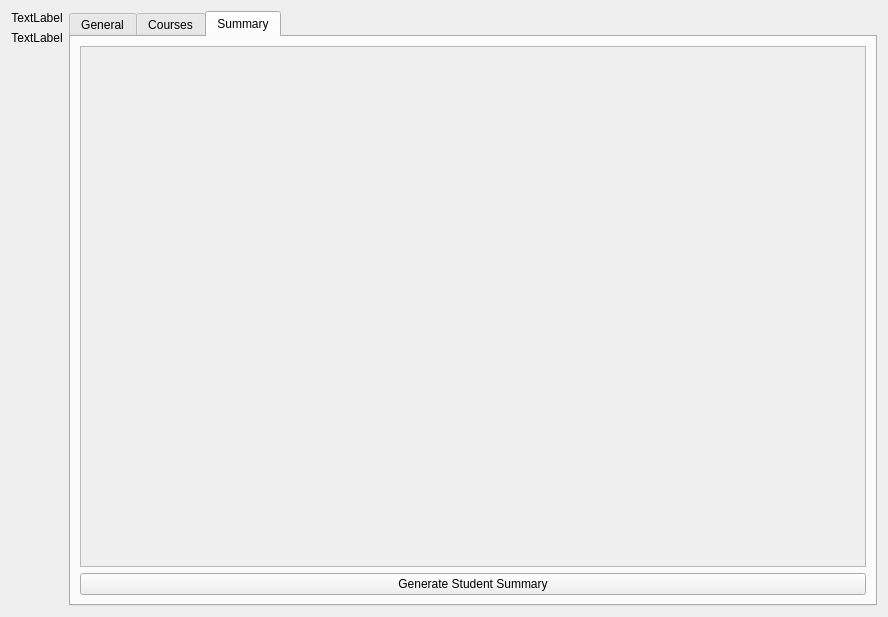
<?xml version="1.0" encoding="UTF-8"?>
<ui version="4.0">
 <class>Dialog</class>
 <widget class="QDialog" name="Dialog">
  <property name="geometry">
   <rect>
    <x>0</x>
    <y>0</y>
    <width>888</width>
    <height>617</height>
   </rect>
  </property>
  <property name="windowTitle">
   <string>Dialog</string>
  </property>
  <layout class="QVBoxLayout" name="verticalLayout_2">
   <item>
    <layout class="QHBoxLayout" name="horizontalLayout">
     <item>
      <layout class="QVBoxLayout" name="verticalLayout_3">
       <item>
        <widget class="QLabel" name="label_icon">
         <property name="minimumSize">
          <size>
           <width>0</width>
           <height>0</height>
          </size>
         </property>
         <property name="maximumSize">
          <size>
           <width>128</width>
           <height>128</height>
          </size>
         </property>
         <property name="text">
          <string>TextLabel</string>
         </property>
         <property name="scaledContents">
          <bool>true</bool>
         </property>
         <property name="alignment">
          <set>Qt::AlignCenter</set>
         </property>
        </widget>
       </item>
       <item>
        <widget class="QLabel" name="label_name">
         <property name="text">
          <string>TextLabel</string>
         </property>
         <property name="alignment">
          <set>Qt::AlignCenter</set>
         </property>
        </widget>
       </item>
       <item>
        <spacer name="verticalSpacer">
         <property name="orientation">
          <enum>Qt::Vertical</enum>
         </property>
         <property name="sizeHint" stdset="0">
          <size>
           <width>20</width>
           <height>40</height>
          </size>
         </property>
        </spacer>
       </item>
      </layout>
     </item>
     <item>
      <widget class="QTabWidget" name="tabWidget">
       <property name="currentIndex">
        <number>2</number>
       </property>
       <widget class="QWidget" name="tab">
        <attribute name="title">
         <string>General</string>
        </attribute>
        <layout class="QVBoxLayout" name="verticalLayout_4">
         <item>
          <layout class="QVBoxLayout" name="verticalLayout">
           <item>
            <layout class="QGridLayout" name="gridLayout">
             <item row="1" column="1">
              <widget class="QLineEdit" name="lineEdit_middle_name"/>
             </item>
             <item row="0" column="1">
              <widget class="QLineEdit" name="lineEdit_first_name"/>
             </item>
             <item row="7" column="0">
              <widget class="QLabel" name="label_7">
               <property name="text">
                <string>Notes:</string>
               </property>
              </widget>
             </item>
             <item row="0" column="0">
              <widget class="QLabel" name="label">
               <property name="text">
                <string>First Name:</string>
               </property>
              </widget>
             </item>
             <item row="8" column="0">
              <widget class="QLabel" name="label_8">
               <property name="text">
                <string>Auto Generated:</string>
               </property>
              </widget>
             </item>
             <item row="7" column="1">
              <widget class="QTextEdit" name="textEdit_notes"/>
             </item>
             <item row="2" column="0">
              <widget class="QLabel" name="label_4">
               <property name="text">
                <string>Last Name:</string>
               </property>
              </widget>
             </item>
             <item row="4" column="0">
              <widget class="QLabel" name="label_3">
               <property name="text">
                <string>Birthday:</string>
               </property>
              </widget>
             </item>
             <item row="5" column="0">
              <widget class="QLabel" name="label_5">
               <property name="text">
                <string>Colony:</string>
               </property>
              </widget>
             </item>
             <item row="3" column="0">
              <widget class="QLabel" name="label_6">
               <property name="text">
                <string>Gender:</string>
               </property>
              </widget>
             </item>
             <item row="3" column="1">
              <widget class="QComboBox" name="comboBox_gender">
               <item>
                <property name="text">
                 <string>Male</string>
                </property>
               </item>
               <item>
                <property name="text">
                 <string>Female</string>
                </property>
               </item>
              </widget>
             </item>
             <item row="5" column="1">
              <widget class="QLineEdit" name="lineEdit_colony"/>
             </item>
             <item row="1" column="0">
              <widget class="QLabel" name="label_2">
               <property name="text">
                <string>Middle Name:</string>
               </property>
              </widget>
             </item>
             <item row="2" column="1">
              <widget class="QLineEdit" name="lineEdit_last_name"/>
             </item>
             <item row="4" column="1">
              <widget class="QDateEdit" name="dateEdit_birthday">
               <property name="calendarPopup">
                <bool>true</bool>
               </property>
              </widget>
             </item>
             <item row="8" column="1">
              <widget class="QLabel" name="label_generated">
               <property name="text">
                <string>TextLabel</string>
               </property>
               <property name="wordWrap">
                <bool>true</bool>
               </property>
               <property name="openExternalLinks">
                <bool>true</bool>
               </property>
               <property name="textInteractionFlags">
                <set>Qt::LinksAccessibleByMouse|Qt::TextSelectableByMouse</set>
               </property>
              </widget>
             </item>
             <item row="6" column="0">
              <widget class="QLabel" name="label_10">
               <property name="text">
                <string>Color:</string>
               </property>
              </widget>
             </item>
             <item row="6" column="1">
              <widget class="QPushButton" name="pushButton_set_color">
               <property name="text">
                <string>Set Color</string>
               </property>
              </widget>
             </item>
            </layout>
           </item>
          </layout>
         </item>
        </layout>
       </widget>
       <widget class="QWidget" name="tab_2">
        <attribute name="title">
         <string>Courses</string>
        </attribute>
        <layout class="QVBoxLayout" name="verticalLayout_5">
         <item>
          <widget class="QLabel" name="label_9">
           <property name="text">
            <string>Courses this student is currently enrolled in:</string>
           </property>
          </widget>
         </item>
         <item>
          <widget class="QListWidget" name="listWidget_courses"/>
         </item>
         <item>
          <layout class="QHBoxLayout" name="horizontalLayout_2">
           <item>
            <widget class="QPushButton" name="pushButton_add_to_course">
             <property name="text">
              <string>Add student to course</string>
             </property>
            </widget>
           </item>
           <item>
            <widget class="QPushButton" name="pushButton_remove_from_course">
             <property name="text">
              <string>Remove student from course</string>
             </property>
            </widget>
           </item>
          </layout>
         </item>
        </layout>
       </widget>
       <widget class="QWidget" name="tab_3">
        <attribute name="title">
         <string>Summary</string>
        </attribute>
        <layout class="QVBoxLayout" name="verticalLayout_7">
         <item>
          <widget class="QScrollArea" name="scrollArea">
           <property name="widgetResizable">
            <bool>true</bool>
           </property>
           <widget class="QWidget" name="scrollAreaWidgetContents">
            <property name="geometry">
             <rect>
              <x>0</x>
              <y>0</y>
              <width>787</width>
              <height>522</height>
             </rect>
            </property>
            <property name="sizePolicy">
             <sizepolicy hsizetype="Expanding" vsizetype="Expanding">
              <horstretch>0</horstretch>
              <verstretch>0</verstretch>
             </sizepolicy>
            </property>
            <layout class="QVBoxLayout" name="verticalLayout_6">
             <item>
              <layout class="QVBoxLayout" name="verticalLayout_summary"/>
             </item>
            </layout>
           </widget>
          </widget>
         </item>
         <item>
          <widget class="QPushButton" name="pushButton_generate_student_summary">
           <property name="text">
            <string>Generate Student Summary</string>
           </property>
          </widget>
         </item>
        </layout>
       </widget>
      </widget>
     </item>
    </layout>
   </item>
  </layout>
 </widget>
 <resources/>
 <connections/>
</ui>
